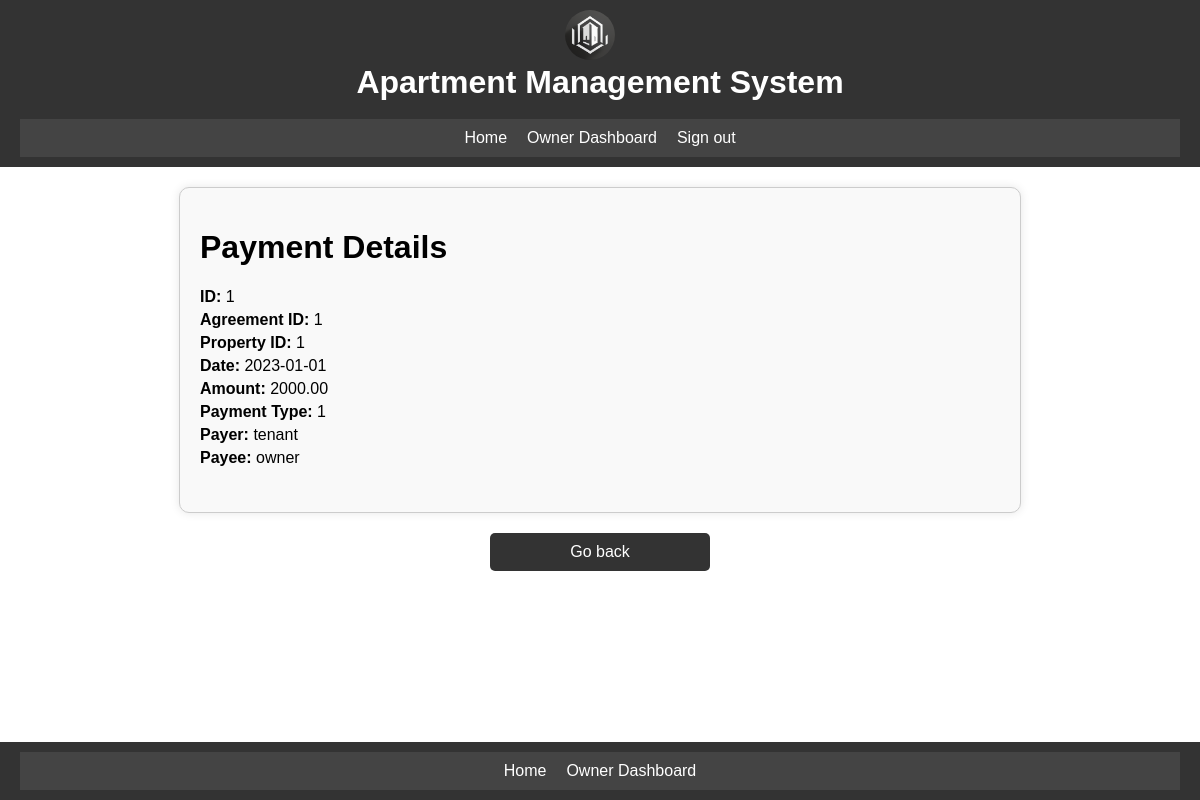
The page /payments/payment_details.php?id=1 (signed in) on the database its author committed.
### tables this page shows
CREATE TABLE `Payments` (
  `payment_id` int PRIMARY KEY AUTO_INCREMENT,
  `agreement_id` int,
  `payment_date` date NOT NULL,
  `amount` decimal(10,2) NOT NULL,
  `payment_type_id` int
);

CREATE TABLE `RentalAgreements` (
  `agreement_id` int PRIMARY KEY AUTO_INCREMENT,
  `property_id` int,
  `tenant_id` int,
  `start_date` date NOT NULL,
  `end_date` date NOT NULL,
  `rent_amount` decimal(10,2) NOT NULL,
  `security_deposit` decimal(10,2) NOT NULL
);

CREATE TABLE `Users` (
  `user_id` int PRIMARY KEY AUTO_INCREMENT,
  `username` varchar(255) UNIQUE NOT NULL,
  `password_hash` varchar(255) NOT NULL,
  `email` varchar(255) UNIQUE NOT NULL
);

### includes/functions.php (called while the page is built, shortened)
<?php
function check_user_role($conn, $user_id, $role) {
    $table = '';
    if ($role === 'administrator') {
        $table = 'Administrators';
    } elseif ($role === 'owner') {
        $table = 'Owners';
    } elseif ($role === 'tenant') {
        $table = 'Tenants';
    }
    if ($table) {
        $sql = "SELECT * FROM $table WHERE user_id='$user_id'";
        $result = $conn->query($sql);
        if ($result->num_rows > 0) {
            return true;
        }
    }
    return false;
}
?>

### payments/payment_details.php (the view, shortened to what this page needs)
<?php
include($_SERVER['DOCUMENT_ROOT'] . '/ApartmentManagement/auth.php');
include($_SERVER['DOCUMENT_ROOT'] . '/ApartmentManagement/includes/db.php');
include($_SERVER['DOCUMENT_ROOT'] . '/ApartmentManagement/includes/functions.php');
$payment_id = intval($_GET['id']);
$user_id = $_SESSION['user_id'];
$is_admin = check_user_role($conn, $user_id, 'administrator');
$is_owner = check_user_role($conn, $user_id, 'owner');
$is_tenant = check_user_role($conn, $user_id, 'tenant');
$query = "
    SELECT p.*, ra.property_id, ra.tenant_id, pr.owner_id,
           t_user.username AS tenant_username,
           o_user.username AS owner_username
    FROM Payments p
    JOIN RentalAgreements ra ON p.agreement_id = ra.agreement_id
    JOIN Properties pr ON ra.property_id = pr.property_id
    JOIN Tenants ten ON ra.tenant_id = ten.tenant_id
    JOIN Users t_user ON ten.user_id = t_user.user_id
    JOIN Users o_user ON pr.owner_id = o_user.user_id
    WHERE p.payment_id = ?
";
$stmt = $conn->prepare($query);
$stmt->bind_param("i", $payment_id);
$stmt->execute();
$result = $stmt->get_result();
$payment = $result->fetch_assoc();
?>
<!DOCTYPE html>
<html>
<head>
    <link rel="stylesheet" type="text/css" href="/apartmentmanagement/css/styles.css">
</head>
<body>
<?php include($_SERVER['DOCUMENT_ROOT'] . '/ApartmentManagement/includes/header.php'); ?>
<main>
<div class="property-detail">
    <div class="property-section">
        <h1>Payment Details</h1>
        <p><strong>ID: </strong><?= htmlspecialchars($payment['payment_id']) ?></p>
        <p><strong>Agreement ID: </strong><?= htmlspecialchars($payment['agreement_id']) ?></p>
        <p><strong>Property ID: </strong><?= htmlspecialchars($payment['property_id']) ?></p>
        <p><strong>Date: </strong><?= htmlspecialchars($payment['payment_date']) ?></p>
        <p><strong>Amount: </strong><?= htmlspecialchars($payment['amount']) ?></p>
        <p><strong>Payment Type: </strong><?= htmlspecialchars($payment['payment_type_id']) ?></p>
        <p><strong>Payer: </strong><?= htmlspecialchars($payment['tenant_username']) ?></p>
        <p><strong>Payee: </strong><?= htmlspecialchars($payment['owner_username']) ?></p>
    </div>
</div>
<?php
    $back_link = '/apartmentmanagement/index.php';
    if ($is_admin) {
        $back_link = '/apartmentmanagement/payments/view_payment.php';
    } elseif ($is_tenant) {
        $back_link = '/apartmentmanagement/payments/view_payment.php';
    } elseif ($is_owner) {
        $back_link = '/apartmentmanagement/payments/view_payment.php';
    }
?>
<a class="back-button" href="<?php echo $back_link; ?>">Go back</a>
</main>
<?php include($_SERVER['DOCUMENT_ROOT'] . '/ApartmentManagement/includes/footer.php'); ?>
</body>
</html>

### css/styles.css (style rules this page uses)
html, body { height: 100%; margin: 0; }
body { font-family: Arial, sans-serif; display: flex; flex-direction: column; }
main { padding: 20px; flex: 1; display: flex; flex-direction: column; align-items: center; }
.property-detail { background: #f9f9f9; padding: 20px; border: 1px solid #ccc; border-radius: 10px; max-width: 800px; width: 100%; box-shadow: 0 0 10px rgba(0, 0, 0, 0.1); display: flex; flex-direction: column; }
.property-section { margin-bottom: 20px; }
.property-section p { margin: 5px 0; }
.back-button { display: block; width: 200px; margin: 20px auto; padding: 10px; background-color: #333; color: #fff; text-align: center; text-decoration: none; border-radius: 5px; transition: background-color 0.3s; }

### rows shown on the page
payments: payment_id "1", agreement "1", agreement.property_id "1", payment_date "2023-01-01", amount "2000.00", payment_type "1", users.username "tenant", users.username "owner"
